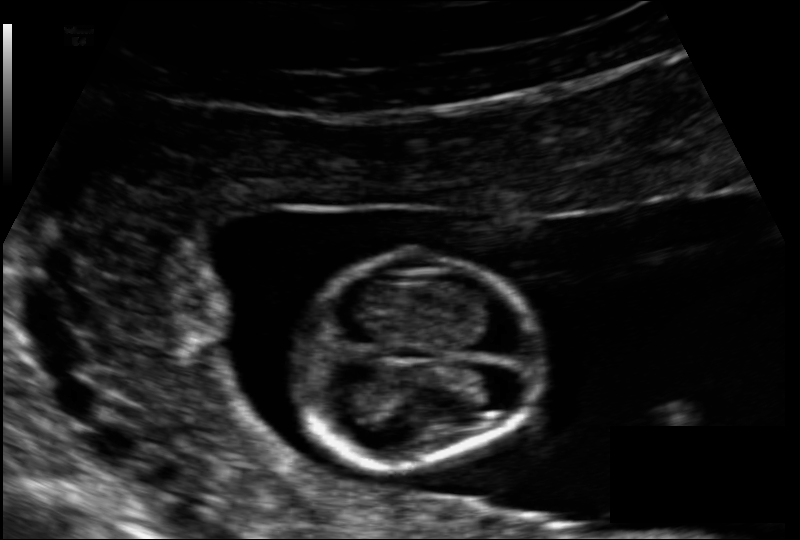
#> input picture images/003_HC.png, 800 x 540 px, found by its file name; its folder holds 5 pictures in this run
$ jupyter execute --allow-errors colab_versiontryout_partA.ipynb   (shell and % lines are left out)   (older library calls are emulated)
#> lines starting #> are read from the running program, lines starting #| are printed output that depends on the picture; after the words box and inside, x2 and y2 are one past the last pixel; in counts of white or black regions, pixels touching at a corner belong together
[cell 1]
# %cd ERA-Solution/Sess11\ Solution/

[cell 2]
%cd /content/Biparietal_Occipitofrontal-Diameter-Detection

[cell 3]
#run this
import numpy as np
import matplotlib.pyplot as plt
import torch
import pandas as pd
import os
from PIL import Image
from PIL import Image, ImageOps
import scipy.ndimage

[cell 4]
data = pd.read_csv('/content/Biparietal_Occipitofrontal-Diameter-Detection/role_challenge_dataset_ground_truth.csv')
#> (reads role_challenge_dataset_ground_truth.csv from the repository)
images = os.listdir('/content/Biparietal_Occipitofrontal-Diameter-Detection/images/')
print(data.shape, len(images))
data.head(4)

[cell 5]
#check all input image sizes
base_path = '/content/Biparietal_Occipitofrontal-Diameter-Detection/images'
image_paths = os.listdir(base_path)
s = set()
for image_path in image_paths:
      actual_path = os.path.join(base_path, image_path)
      with Image.open(actual_path).convert('L') as img: #l is for grayscale mode
#> img is the input picture: PIL image 800x540 L; min 0, max 243, mean 25.3
            original_shape = img.size
            # print(original_shape)
            s.add(original_shape)
#> pass 2 of the loop `for image_path in image_paths:`:
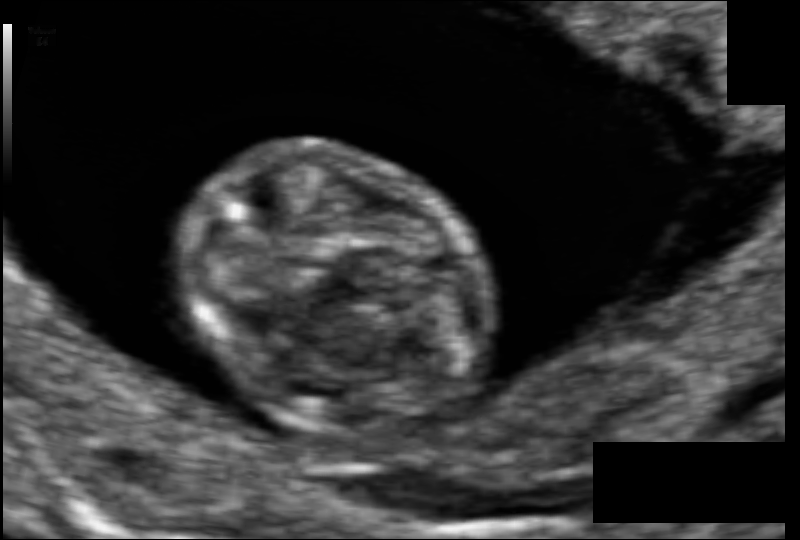
#> input picture images/004_HC.png, 800 x 540 px, found by its file name
#> img is the input picture: PIL image 800x540 L; min 0, max 243, mean 44.8
print(s)

[cell 6]
#take a look at the data given: plot original coordinates on original image
def visualize_individual_points(image, coordinates):
    plt.figure(figsize=(10, 5))
    plt.imshow(image, cmap='gray', aspect='equal')
    for coord in coordinates:
        x, y = coord
        x, y = int(x), int(y)  # Ensure coordinates are integers
        plt.scatter([x], [y], c='r', s=40)
    plt.title("Original Image with Landmark Points")
    plt.axis('off')
    plt.show()

original_image = Image.open('/content/Biparietal_Occipitofrontal-Diameter-Detection/images/003_HC.png').convert('L')
print('original_image.size: ', original_image.size)
#| original_image.size:  (800, 540)
image = np.array(original_image)/ 255.0 #normalizing
my_coord = [(424, 105), (407, 462), (305, 349), (547, 363)] #wrote myself
visualize_individual_points(image, my_coord)
#> in visualize_individual_points, `plt.show()`:
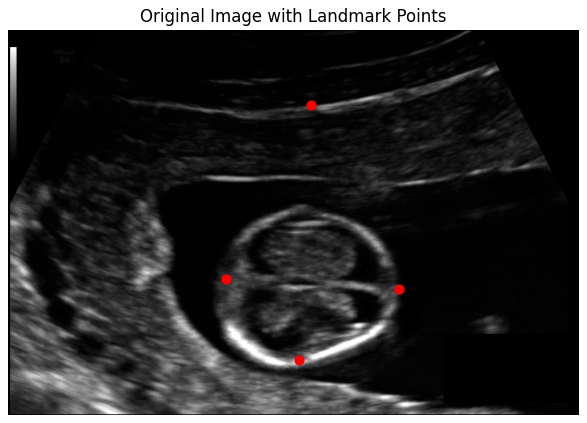
#> figure drawn by matplotlib, 1 panel

[cell 7]
#this shows that noramlization works well, we'lls ee later
from PIL import Image
import numpy as np
import matplotlib.pyplot as plt

# Define the functions for normalization and scaling
def normalize_coordinates(coordinates, image_size):
    normalized_coords = [(x / image_size[0], y / image_size[1]) for x, y in coordinates]
    return normalized_coords

def scale_coordinates(norm_coords, image_size):
    scaled_coords = [(int(x * image_size[0]), int(y * image_size[1])) for x, y in norm_coords]
    return scaled_coords

# Define the visualization function
def visualize_individual_points(image, coordinates):
    plt.figure(figsize=(5, 5))
    plt.imshow(image, cmap='gray')
    for x, y in coordinates:
        plt.scatter([x], [y], c='r', s=40)
    plt.title("Original Image with Landmark Points")
    plt.axis('off')
    plt.show()

# Assume we have an original image and coordinates
original_image = Image.open('/content/Biparietal_Occipitofrontal-Diameter-Detection/images/003_HC.png').convert('L')
original_image_size = original_image.size  # Width, Height
coordinates = [(424, 105), (407, 462), (305, 349), (547, 363)]

# Normalize the coordinates
normalized_coordinates = normalize_coordinates(coordinates, original_image_size)

# If you were to resize the image, you would then scale the normalized coordinates
# For demonstration, let's say we keep the original image size
scaled_coordinates = scale_coordinates(normalized_coordinates, original_image_size)

# Convert image to array and normalize pixel values
image_array = np.array(original_image) / 255.0

# Visualize the scaled coordinates on the original (or resized) image
visualize_individual_points(image_array, scaled_coordinates)
#> in visualize_individual_points, `plt.show()`:
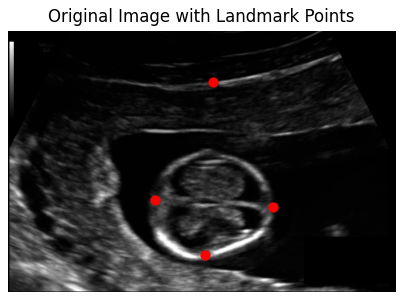
#> figure drawn by matplotlib, 1 panel

It seems the given annotated images are not properly annotated which could lead to bad training and test accuracy.

[cell 8]
#try creating heatmaps and plotting it, for a specific image
def create_heatmap(coords, image_shape, sigma=2):
    # print('inside heatmap, shape: ', image_shape)
    heatmap = np.zeros(image_shape, dtype=np.float32)  # Initialize heatmap
    # print('initiallly, heatmap.size: ', heatmap.size)
    for x, y in coords:
        if y < image_shape[0] and x < image_shape[1]:
            heatmap[y, x] = 1  # Mark the landmark position with a 1
    heatmap = scipy.ndimage.gaussian_filter(heatmap, sigma=sigma)
    return heatmap

def visualize_image_and_heatmap(image, heatmap):
    # if image.shape != heatmap.shape:
    # if image.size != heatmap.size:
    #     print(image.size, heatmap.size, 'these are the values.')
    #     raise ValueError(f"Image and heatmap shapes do not match: {image.size} vs {heatmap.size}")
    plt.figure(figsize=(10, 5))

    plt.subplot(1, 2, 1)
    plt.imshow(image, cmap='gray', aspect = 'equal')
    plt.title("Original Image")
    plt.axis('off')

    plt.subplot(1, 2, 2)
    plt.imshow(image, cmap='gray')
    plt.imshow(heatmap, alpha=0.5, cmap='jet', aspect='equal')  # Overlay heatmap
    plt.title("Image with Heatmap")
    plt.axis('off')
    # ax.set_xlim([0, image.shape[1]])
    # ax.set_ylim([image.shape[0], 0])
    plt.show()

original_image = Image.open('/content/Biparietal_Occipitofrontal-Diameter-Detection/images/003_HC.png').convert('L')
print('original_image.size: ', original_image.size)
#| original_image.size:  (800, 540)
image = np.array(original_image)/ 255.0 #normalizing
my_coord = [(424, 105), (407, 462), (305, 349), (547, 363)] #wrote myself
heatmap = create_heatmap(my_coord,(original_image.size[1], original_image.size[0])) #these values are not scaled at all.
visualize_image_and_heatmap(image, heatmap)
#> in visualize_image_and_heatmap, `plt.show()`:
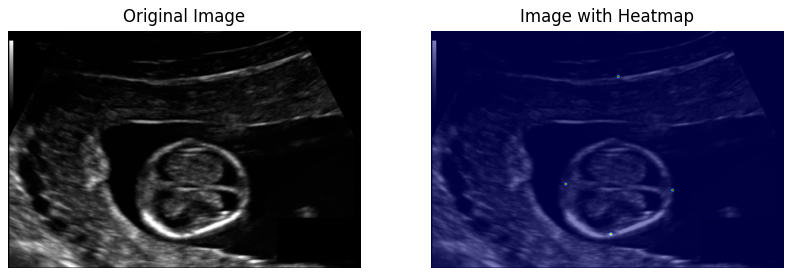
#> figure drawn by matplotlib, 2 panels

it seems some images are indeed annotated wrong, as it shows even in the heatmaps

[cell 9]
#check if there are any nulll values in any of the features
cols = [col for col in data.columns if data[col].isnull().any()]
print(cols) #no null values anywhere

[cell 10]
#converting coordinates into tuples to feed into heatmap function
all_coordinates = []
for index, row in data.iterrows():
    ofd_1 = (row['ofd_1_x'], row['ofd_1_y'])
    ofd_2 = (row['ofd_2_x'], row['ofd_2_y'])
    bpd_1 = (row['bpd_1_x'], row['bpd_1_y'])
    bpd_2 = (row['bpd_2_x'], row['bpd_2_y'])
    coordinates = [ofd_1, ofd_2, bpd_1, bpd_2]
    all_coordinates.append(coordinates)

[cell 11]
#works
def resize_image_with_padding(img, target_size):
    # Calculate the size preserving aspect ratio
    aspect_ratio = img.width / img.height
    if target_size[0] / target_size[1] > aspect_ratio:
        new_height = target_size[1]
        new_width = round(new_height * aspect_ratio)
    else:
        new_width = target_size[0]
        new_height = round(new_width / aspect_ratio)

    # Resize the image preserving aspect ratio
    resized_image = img.resize((new_width, new_height), Image.ANTIALIAS)

    # Create a new image with the given size and black background
    padded_image = Image.new('L', target_size, 0)

    # Paste the resized image into center of the black background
    padding_top = (target_size[1] - new_height) // 2
    padding_left = (target_size[0] - new_width) // 2
    padded_image.paste(resized_image, (padding_left, padding_top))

    return padded_image, (padding_left, padding_top, new_width, new_height)

def scale_coordinates(coords, original_size, padding_info, target_size):
    # Unpack padding info
    padding_left, padding_top, new_width, new_height = padding_info
    # print('new_width (inside scale_cooords): ', new_width, 'new)height:(inside_scale_coords) ', new_height)
    # print('target_size: ', target_size)
    # Calculate the scaling factors
    x_scale = new_width / original_size[0]
    y_scale = new_height / original_size[1]

    # Apply scaling factors and offset by the padding
    scaled_coords = [(int(x * x_scale + padding_left), int(y * y_scale + padding_top)) for x, y in coords]

    return scaled_coords

original_image = Image.open('/content/Biparietal_Occipitofrontal-Diameter-Detection/images/003_HC.png').convert('L')
target_size = (256, 256)  # The desired output size
# Resize image and get padding offsets
resized_image, padding_info= resize_image_with_padding(original_image, target_size)
#> in resize_image_with_padding, `padded_image.paste(resized_image, (padding_left, padding_top))`:
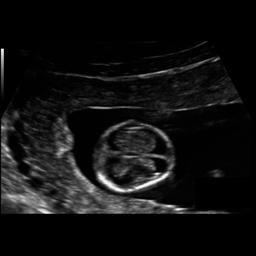
#> padded_image: PIL image 256x256 L; min 0, max 255, mean 17.1
#> padding_info = (0, 41, 256, 173)
original_coordinates = [(424, 105), (407, 462), (305, 349), (547, 363)]
scaled_coordinates = scale_coordinates(original_coordinates, original_image.size, padding_info, target_size)
#> in scale_coordinates, `padding_left, padding_top, new_width, new_height = padding_info`: padding_left = 0; padding_top = 41; new_width = 256; new_height = 173
#> in scale_coordinates, `x_scale = new_width / original_size[0]`: x_scale = 0.32
#> in scale_coordinates, `scaled_coords = [(int(x * x_scale + padding_left), int(y * y_scale + p..`: scaled_coords = [(135, 74), (130, 189), (97, 152), (175, 157)]
#> scaled_coordinates = [(135, 74), (130, 189), (97, 152), (175, 157)]
print('scaled_coordinates: ', scaled_coordinates)
#| scaled_coordinates:  [(135, 74), (130, 189), (97, 152), (175, 157)]
# visualize_individual_points(original_image, original_coordinates)
visualize_individual_points(resized_image, scaled_coordinates)
#> the loop in visualize_individual_points (call 2), `for x, y in coordinates:` made 4 passes
#> in visualize_individual_points (call 2), `plt.show()`:
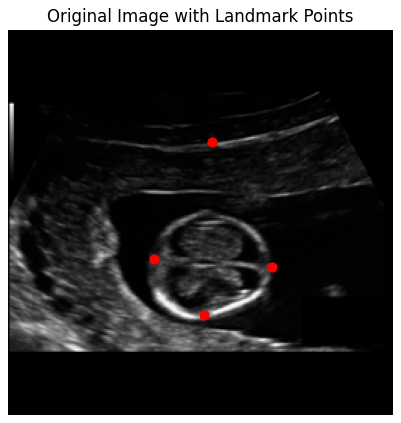
#> figure drawn by matplotlib, 1 panel

Data being used is very bad and you can't achieve high accuracy with this data.

[cell 12]
#this works
base_path = '/content/Biparietal_Occipitofrontal-Diameter-Detection/images/'
image_paths = os.listdir(base_path)
count = 0
for image_path, coordinates in zip(image_paths, all_coordinates): #all_cooordinates isn't processed yet
        if count == 3:
                break
        full_path = os.path.join(base_path, image_path)
        with Image.open(full_path).convert('L') as img:
                print('original_img.szie: ', img.size)
#| original_img.szie:  (800, 540)
                target_size = (256, 256)
                resized_image, padding_info= resize_image_with_padding(img, target_size)
                print('resized_image.size: ', resized_image.size)
#| resized_image.size:  (256, 256)
                scaled_coordinates = scale_coordinates(coordinates, img.size, padding_info, target_size)
#> scaled_coordinates = [(115, 44), (108, 210), (153, 46), (212, 142)]
                scaled_heatmap = create_heatmap(scaled_coordinates,(target_size[1], target_size[0]))
#> call 2 of create_heatmap, with image_shape = (256, 256), sigma = 2
#> the loop in create_heatmap (call 2), `for x, y in coords:` made 4 passes
#> after the loop in create_heatmap (call 2), `for x, y in coords:`:
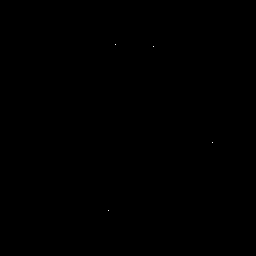
#> heatmap: shape (256, 256) float32; values 0 (black) and 1 (white), 0.01% white in thin lines or dots, all inside (x1, y1, x2, y2) = (108, 44, 213, 211)
                print('resized and scaled: ')
                visualize_individual_points(np.array(resized_image), scaled_coordinates)
                print('heatmap scaled: ')
                visualize_image_and_heatmap(resized_image, scaled_heatmap)
                print('count: ', count, 'done')
                count += 1
                print()
#> pass 2 of the loop `for image_path, coordinates in zip(image_paths, all_coordinates): #all..`:
#| original_img.szie:  (800, 540)
#| resized_image.size:  (256, 256)
#> `scaled_coordinates = scale_coordinates(coordinates, img.size, padding_..`: scaled_coordinates = [(141, 147), (117, 139), (95, 120), (170, 86)]
#> the loop in create_heatmap (call 3), `for x, y in coords:` made 4 passes
#> after the loop in create_heatmap (call 3), `for x, y in coords:`:
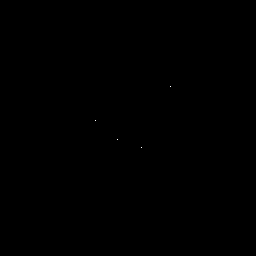
#> heatmap: shape (256, 256) float32; values 0 (black) and 1 (white), 0.01% white in thin lines or dots, all inside (x1, y1, x2, y2) = (95, 86, 171, 148)

[cell 13]
base_path = '/content/Biparietal_Occipitofrontal-Diameter-Detection/images/'
image_paths = os.listdir(base_path)
feature_dictionary = {'image': [], 'heatmap': []}

for image_path, coordinates in zip(image_paths, all_coordinates): #all_cooordinates isn't processed yet
        full_path = os.path.join(base_path, image_path)
        with Image.open(full_path).convert('L') as img:
                target_size = (256, 256)
                resized_image, padding_info= resize_image_with_padding(img, target_size)
                scaled_coordinates = scale_coordinates(coordinates, img.size, padding_info, target_size)
#> scaled_coordinates = [(115, 44), (108, 210), (153, 46), (212, 142)]
                scaled_heatmap = create_heatmap(scaled_coordinates,(target_size[1], target_size[0]))
                #  Store the resized image and heatmap in the feature dictionary
                feature_dictionary['image'].append(np.array(resized_image) / 255.0)  # Normalize the pixel values
                feature_dictionary['heatmap'].append(scaled_heatmap)
#> pass 2 of the loop `for image_path, coordinates in zip(image_paths, all_coordinates): #all..`:
#> `scaled_coordinates = scale_coordinates(coordinates, img.size, padding_..`: scaled_coordinates = [(141, 147), (117, 139), (95, 120), (170, 86)]

[cell 14]
#take a random iimage and corresponding heatmap from  feature_dictionary and plot it
ran_img = feature_dictionary['image'][3]
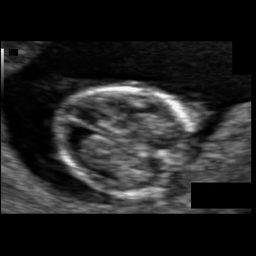
#> ran_img: shape (256, 256) float64; min 0, max 1, mean 0.135
ran_heatmap = feature_dictionary['heatmap'][3]
visualize_image_and_heatmap(ran_img, ran_heatmap)
#> in visualize_image_and_heatmap (call 5), `plt.show()`:
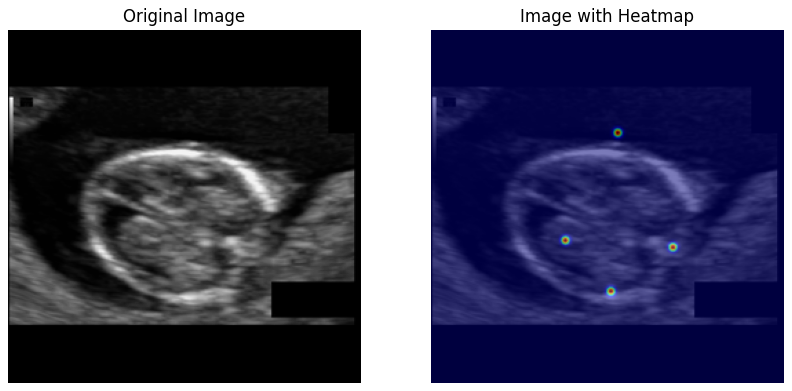
#> figure drawn by matplotlib, 2 panels

[cell 15]
# #works for visualization
base_path = '/content/Biparietal_Occipitofrontal-Diameter-Detection/images/'
image_paths = os.listdir(base_path)
count = 0
for image_path, coordinates in zip(image_paths, all_coordinates): #all_cooordinates isn't processed yet
        if count == 3:
                break
        full_path = os.path.join(base_path, image_path)
        with Image.open(full_path).convert('L') as img:
                print('original_img.shape: ', img.size)
#| original_img.shape:  (800, 540)
                target_size = (256, 256)
                resized_image, padding_info= resize_image_with_padding(img, target_size)
                print('resized_img.shape: ', resized_image.size)
#| resized_img.shape:  (256, 256)
                scaled_coordinates = scale_coordinates(coordinates, img.size, padding_info, target_size)
#> scaled_coordinates = [(115, 44), (108, 210), (153, 46), (212, 142)]
                visualize_individual_points(img, coordinates)
#> the loop in visualize_individual_points (call 6), `for x, y in coordinates:` made 4 passes
#> (x, y) on passes 1 to 4: (361, 12), (339, 530), (481, 16), (664, 318)
#> in visualize_individual_points (call 6), `plt.show()`:
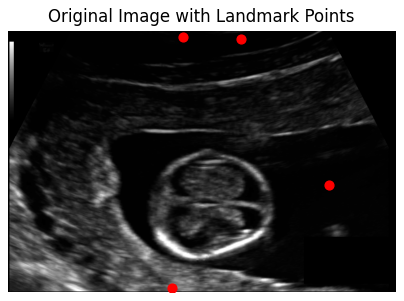
#> figure drawn by matplotlib, 1 panel
                visualize_individual_points(resized_image, scaled_coordinates)
                print('count: {} done'.format(count))
                count += 1
#> pass 2 of the loop `for image_path, coordinates in zip(image_paths, all_coordinates): #all..`:
#| original_img.shape:  (800, 540)
#| resized_img.shape:  (256, 256)
#> `scaled_coordinates = scale_coordinates(coordinates, img.size, padding_..`: scaled_coordinates = [(141, 147), (117, 139), (95, 120), (170, 86)]
#> the loop in visualize_individual_points (call 8), `for x, y in coordinates:` made 4 passes
#> (x, y) on passes 1 to 4: (441, 331), (368, 308), (297, 247), (534, 142)
#> in visualize_individual_points (call 8), `plt.show()`:
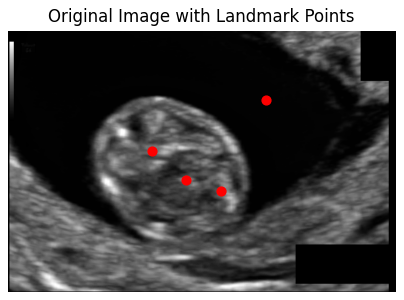
#> figure drawn by matplotlib, 1 panel

<b> Now we've our training data in the form of feature_dictionary, which contains image and it's corresponding heatmap. </b>

[cell 16]
# [38 lines of commented-out code are left out]

[cell 17]
#get a basic unet architecture, but split the dataset first
from sklearn.model_selection import train_test_split
X = np.array(feature_dictionary['image'])
y = np.array(feature_dictionary['heatmap'])

# Split the dataset into training and test sets
X_train, X_test, y_train, y_test = train_test_split(X, y, test_size=0.2, random_state=42)

[cell 18]
print(len(X_train), len(X_test))
print(len(y_train), len(y_test))

[cell 19]
X_train.shape #so we've 497 images of shape 256x256

[cell 20]
y_train.shape #and corresponding to that, we've 497 heatmaps same size as image.

[cell 21]
print(type(X_train), type(y_train))

[cell 22]
from torch.utils.data import TensorDataset, DataLoader
from torchvision import transforms

SEED = 1
# Convert numpy arrays to tensors
#> (the rest of this cell did not finish here and is left out)

[cell 23]
import torch
import torch.nn as nn
import torch.nn.functional as F
class UNet(nn.Module):
    # [71 lines left out: functions __init__, forward, not called in this run]

#> (the rest of this cell did not finish here and is left out)

[cell 24]
from tqdm import tqdm
import torch.optim as optim
from torch.optim.lr_scheduler import ReduceLROnPlateau

train_losses = []
test_losses = []
train_acc = []
test_acc = []
lrs = []
def get_lr(optimizer):
  for param_group in optimizer.param_groups:
    return param_group['lr']
# [63 lines left out: functions calculate_pixel_accuracy, train, not called in this run]

test_loss = 0
# Modify the test function to include pixel-wise accuracy
# [17 lines left out: function test, not called in this run]

# [21 lines of commented-out code are left out]

#> (the rest of this cell did not finish here and is left out)

[cell 25]
print(len(train_losses), len(test_losses)) #should be 800, 50

[cell 26]
# t = [train_items.item() for train_items in train_losses]
# #plot the curve of loss : test_losses, train_losses
# fig, axs = plt.subplots(2,1,figsize=(15,10))
# axs[0, 0].plot(t)
# axs[0, 0].set_title("Training Loss")
# axs[0, 1].plot(test_losses)
# axs[0, 1].set_title("Test Loss")
train_loss_values = [loss.item() if not isinstance(loss, float) else loss for loss in train_losses]
test_loss_values = [loss if isinstance(loss, float) else loss.item() for loss in test_losses]
fig, axs = plt.subplots(2, 1, figsize=(10, 5))  # 2 rows, 1 column for subplots
axs[0].plot(train_loss_values)
axs[0].set_title("Training Loss")
axs[1].plot(test_loss_values)
axs[1].set_title("Test Loss")
plt.show()
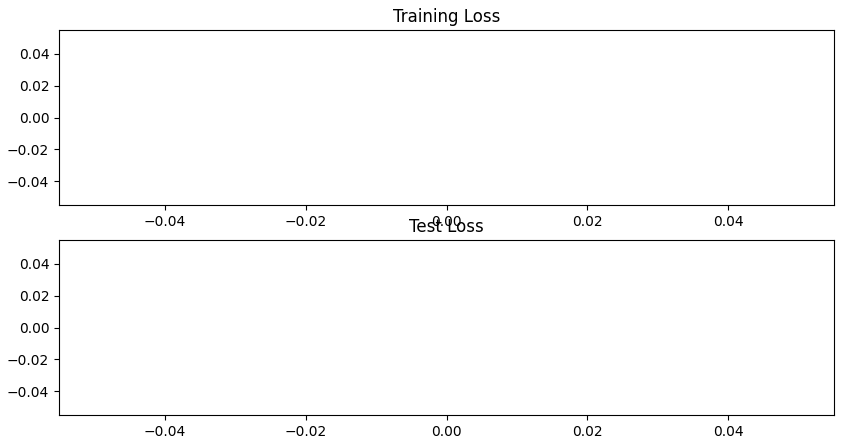
#> figure drawn by matplotlib, 2 panels
